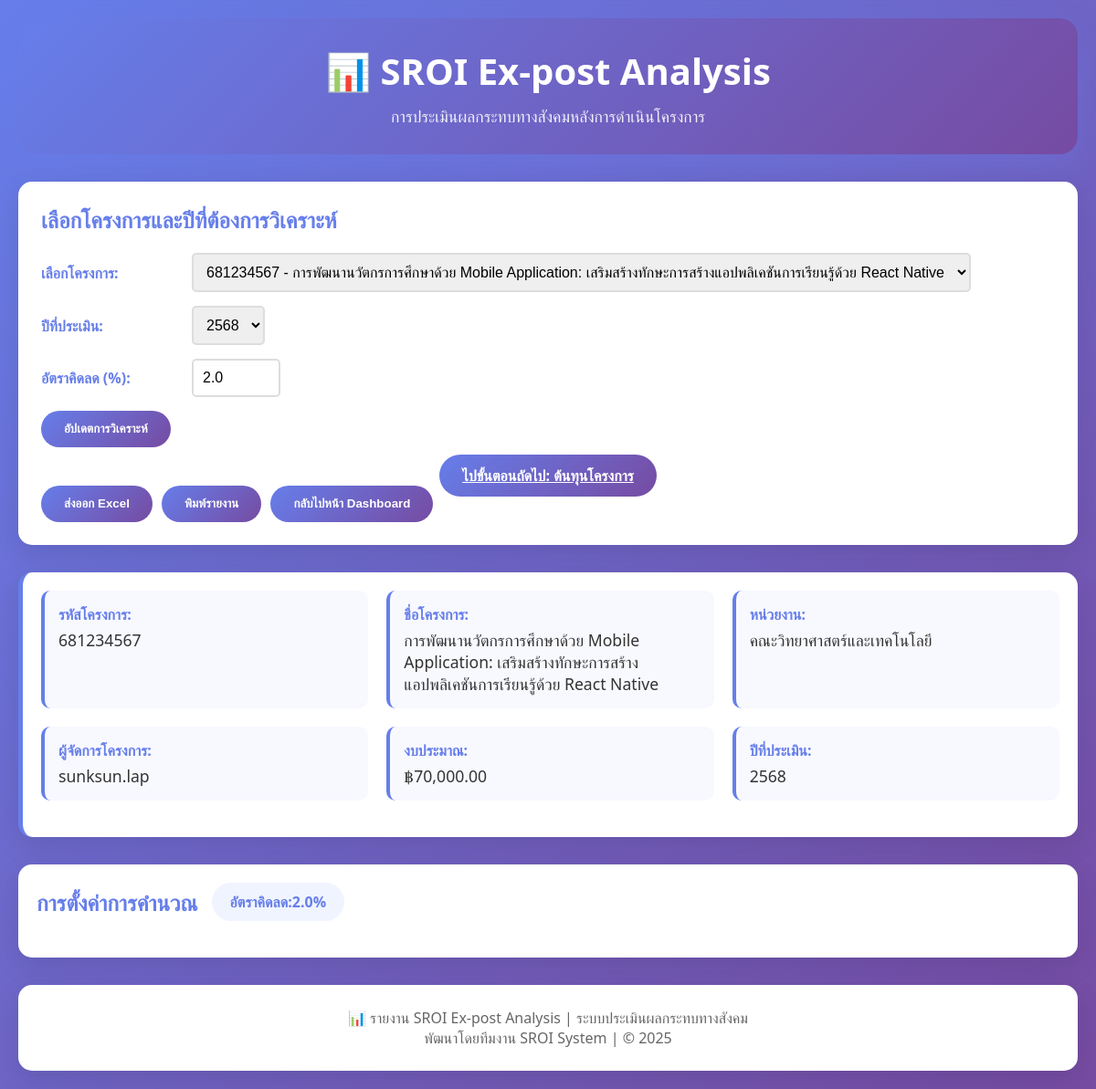
The page /sroi-expost/step1-project-info.php (signed in) on the database as committed earlier.
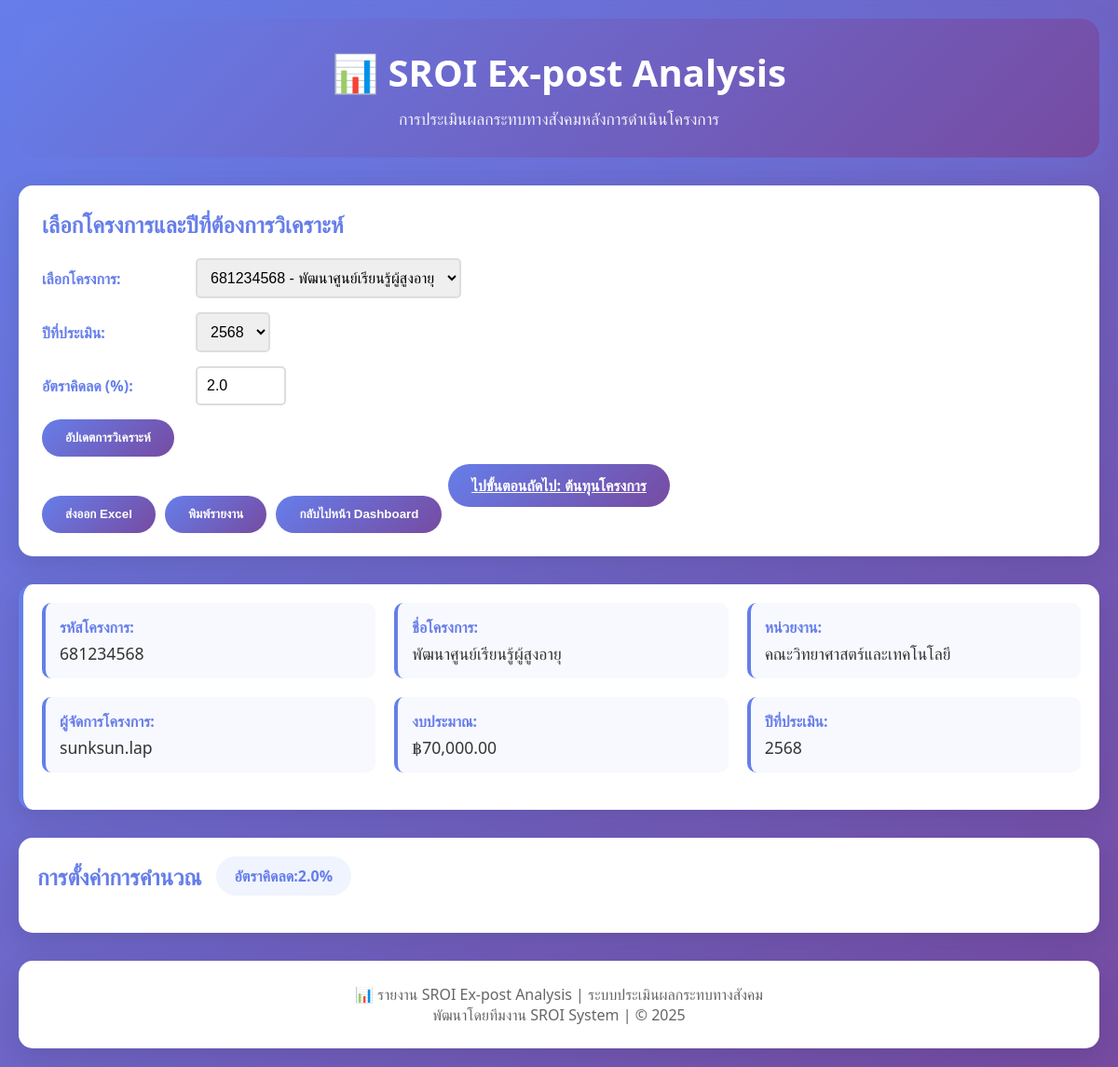
The same page on the database as committed later.
### tables this page shows
CREATE TABLE `projects` (
  `id` int(11) NOT NULL,
  `project_code` varchar(50) NOT NULL COMMENT 'รหัสโครงการ',
  `name` varchar(500) NOT NULL COMMENT 'ชื่อโครงการ',
  `description` text DEFAULT NULL COMMENT 'รายละเอียดโครงการ',
  `objective` text DEFAULT NULL COMMENT 'วัตถุประสงค์โครงการ',
  `start_date` date DEFAULT NULL COMMENT 'วันที่เริ่มโครงการ',
  `end_date` date DEFAULT NULL COMMENT 'วันที่สิ้นสุดโครงการ',
  `budget` decimal(15,2) DEFAULT NULL COMMENT 'งบประมาณ',
  `organization` varchar(300) DEFAULT NULL COMMENT 'หน่วยงาน/องค์กร',
  `project_manager` varchar(200) DEFAULT NULL COMMENT 'ผู้จัดการโครงการ',
  `status` enum('incompleted','completed') DEFAULT 'incompleted' COMMENT 'สถานะโครงการ',
  `created_by` varchar(100) DEFAULT NULL COMMENT 'ผู้สร้าง',
  `created_at` timestamp NOT NULL DEFAULT current_timestamp(),
  `updated_at` timestamp NOT NULL DEFAULT current_timestamp() ON UPDATE current_timestamp(),
  `impact_chain_status` longtext DEFAULT NULL CHECK (json_valid(`impact_chain_status`)),
  `total_impact_chains` int(11) DEFAULT 0 COMMENT 'จำนวน Impact Chain ทั้งหมด',
  `current_chain_id` int(11) DEFAULT NULL COMMENT 'Impact Chain ที่กำลังทำอยู่'
);

### sroi-expost/includes/config.php (called while the page is built, shortened)
<?php
$user_id = $_SESSION['user_id'];
$username = $_SESSION['username'];
?>

### sroi-expost/includes/functions.php (called while the page is built, shortened)
<?php
function getUserProjects($conn, $user_id) {
    $projects_query = "SELECT id, project_code, name, status, budget, created_at, updated_at
                      FROM projects
                      WHERE created_by = ?
                      ORDER BY updated_at DESC";
    $projects_stmt = mysqli_prepare($conn, $projects_query);
    mysqli_stmt_bind_param($projects_stmt, 's', $user_id);
    mysqli_stmt_execute($projects_stmt);
    $projects_result = mysqli_stmt_get_result($projects_stmt);
    $projects = mysqli_fetch_all($projects_result, MYSQLI_ASSOC);
    return $projects;
}
function getProjectById($conn, $project_id, $user_id) {
    $project_query = "SELECT * FROM projects WHERE id = ? AND created_by = ?";
    $project_stmt = mysqli_prepare($conn, $project_query);
    mysqli_stmt_bind_param($project_stmt, 'is', $project_id, $user_id);
    mysqli_stmt_execute($project_stmt);
    $project_result = mysqli_stmt_get_result($project_stmt);
    $project = mysqli_fetch_assoc($project_result);
    return $project;
}
function formatCurrency($amount, $decimals = 2) {
    return '฿' . number_format($amount, $decimals, '.', ',');
}
?>

### sroi-expost/step1-project-info.php (the view, shortened to what this page needs)
<?php
require_once 'includes/config.php';
require_once 'includes/functions.php';
include 'components/header.php';
$projects = getUserProjects($conn, $user_id);
$selected_project_id = isset($_GET['project_id']) ? (int)$_GET['project_id'] : (count($projects) > 0 ? $projects[0]['id'] : 0);
$selected_project = $selected_project_id ? getProjectById($conn, $selected_project_id, $user_id) : null;
?>
<div class="controls">
    <h2 style="color: #667eea; margin-bottom: 20px;">เลือกโครงการและปีที่ต้องการวิเคราะห์</h2>
    <div class="control-group">
        <label>เลือกโครงการ:</label>
        <select id="project-select" onchange="selectProject(this.value)">
            <?php foreach ($projects as $project): ?>
                <option value="<?php echo $project['id']; ?>"
                        <?php echo $selected_project_id == $project['id'] ? 'selected' : ''; ?>>
                    <?php echo htmlspecialchars($project['project_code'] . ' - ' . $project['name']); ?>
                </option>
            <?php endforeach; ?>
        </select>
    </div>
    <div class="control-group">
        <label>ปีที่ประเมิน:</label>
        <select id="year-select">
            <option value="2568" selected>2568</option>
        </select>
    </div>
    <div class="control-group">
        <label>อัตราคิดลด (%):</label>
        <input type="number" id="discount-input" value="2.0" min="0" max="20" step="0.1">
    </div>
    <button class="btn" onclick="updateAnalysis()">อัปเดตการวิเคราะห์</button>
    <div style="margin-top: 20px; text-align: center;">
        <a href="step2-costs.php?project_id=<?php echo $selected_project_id; ?>" class="btn">ไปขั้นตอนถัดไป: ต้นทุนโครงการ</a>
    </div>
</div>
<?php if ($selected_project): ?>
<div class="project-info">
    <div class="info-grid">
        <div class="info-item">
            <label>รหัสโครงการ:</label>
            <span id="project-code"><?php echo htmlspecialchars($selected_project['project_code']); ?></span>
        </div>
        <div class="info-item">
            <label>ชื่อโครงการ:</label>
            <span id="project-name"><?php echo htmlspecialchars($selected_project['name']); ?></span>
        </div>
        <div class="info-item">
            <label>หน่วยงาน:</label>
            <span id="organization">คณะวิทยาศาสตร์และเทคโนโลยี</span>
        </div>
        <div class="info-item">
            <label>ผู้จัดการโครงการ:</label>
            <span id="manager"><?php echo htmlspecialchars($username); ?></span>
        </div>
        <div class="info-item">
            <label>งบประมาณ:</label>
            <span id="budget"><?php echo formatCurrency($selected_project['budget']); ?></span>
        </div>
        <div class="info-item">
            <label>ปีที่ประเมิน:</label>
            <span id="evaluation-year">2568</span>
        </div>
    </div>
</div>
<div class="settings-section">
    <div class="settings-header">
        <h2>การตั้งค่าการคำนวณ</h2>
        <div class="discount-rate">
            <span>อัตราคิดลด: </span>
            <strong id="discount-rate">2.0%</strong>
        </div>
    </div>
</div>
<?php endif; ?>
<?php include 'components/footer.php'; ?>

Rows that differ between the two databases and show on the page:
removed projects: project_code "681234567", name "การพัฒนานวัตกรการศึกษาด้วย Mobile Application: เสริมสร้างทักษะการสร้างแอปพลิเคชันการเรียนรู้ด้วย React Native", budget "฿70,000.00"
added projects: project_code "681234568", name "พัฒนาศูนย์เรียนรู้ผู้สูงอายุ", budget "฿70,000.00"
Other text that changed with them:
form field value: "681234567 - การพัฒนานวัตกรการศึกษาด้วย Mobile Application: เสริมสร้างทักษะการสร้างแอปพลิเคชันการเรียนรู้ด้วย React Native" → "681234568 - พัฒนาศูนย์เรียนรู้ผู้สูงอายุ"
